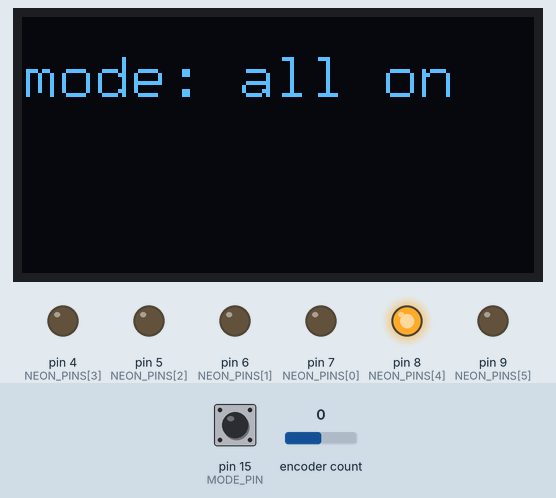
Recording of a sketch running on a simulated Arduino Uno, built with avr-gcc and run on an emulated ATmega328P. Parts: 128×64 one-colour display, output pins drawn as LEDs (lit = HIGH). Inputs (shaded band) come from the test bench; at power-on: pin 15 (MODE_PIN) HIGH, encoder count 0. EEPROM starts erased.

Above: at 1.2 s.
1.3 s: pin 15 (MODE_PIN) pulled LOW for 0.15 s
At 2.3 s:
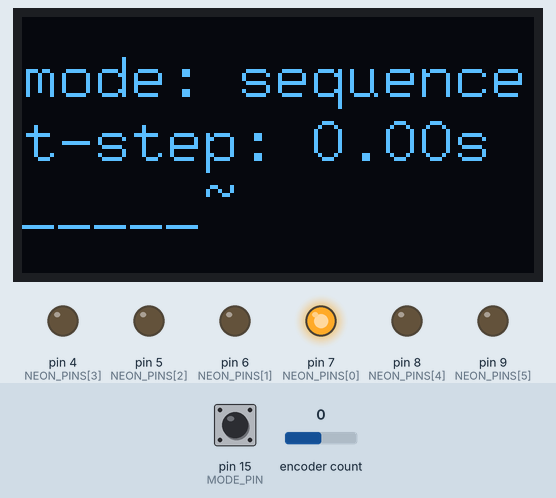
2.9 s: pin 15 (MODE_PIN) pulled LOW for 1 s
At 4.0 s:
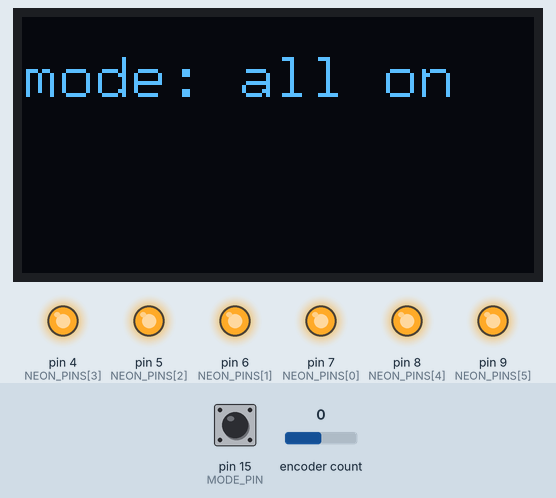
5.4 s: pin 15 (MODE_PIN) pulled LOW for 3.2 s
At 5.45 s:
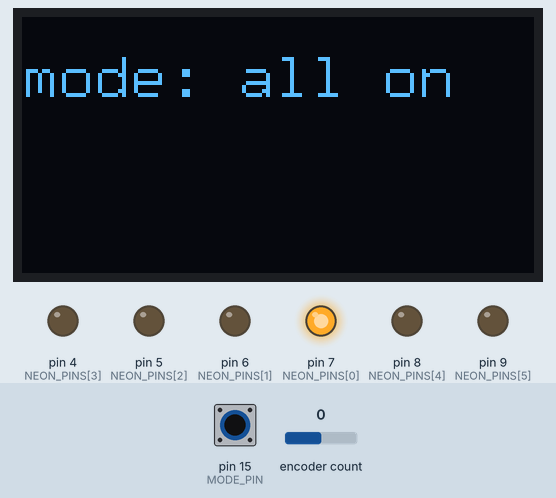
Timing chart, 0 to 8.4 s (numbered marks = the images above; inputs shaded):
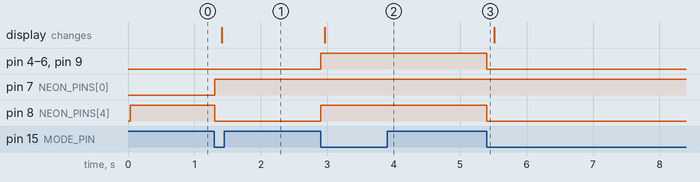

The sketch:

flicker.ino
```cpp
#include <Arduino.h>
#include <U8g2lib.h>
#include <Wire.h>
#include "RotaryEncoder.h"
#include <EEPROM.h>

#define SPEED_EEPROM_ADDRESS 0
#define MODE_EEPROM_ADDRESS 4

#define SEQUENCE_MAX_LENGTH 20
#define MAX_SEQUENCES 12
#define END_PATTERN 255


U8G2_SSD1306_128X64_NONAME_F_HW_I2C u8g2(U8G2_R0, /* reset=*/ U8X8_PIN_NONE);
RotaryEncoder encoder( 10, 16 );

#define NUM_NEONS 6
const uint8_t NEON_PINS[NUM_NEONS] = { 7, 6, 5, 4, 8, 9 };

typedef struct {
  uint8_t pattern;
  float duration;
} State;

typedef State Sequence[SEQUENCE_MAX_LENGTH];

#define NUM_SEQUENCES 1
const Sequence SEQUENCES[NUM_SEQUENCES] = {
///* asdf */ { { 1, 1.0f }, { 2, 1.0f }, { 3, 1.0f }, { END_PATTERN, 0.f }},
///* tw */ { { 10, 2.0f }, { 11, 3.0f }, { 12, 3.5f }, { END_PATTERN, 0.f }},
/* seq */ { { 1, 1.0f }, { 2, 1.0f }, { 4, 1.0f }, { 8, 1.0f }, { 16, 1.0f }, { 32, 1.0f }, { END_PATTERN, 0.f }},
///* ttt */ { { 1, 1.0f }, { 2, 1.0f }, { 4, 1.0f }, { END_PATTERN, 0.f }},
///* t2 */ { { 1, 1.0f }, { 58, 1.0f }, { 1, 1.0f }, { END_PATTERN, 0.f }},
};


/// output the current state on NEON_PINS
void display( const State *state ) {
  for ( uint8_t i = 0; i < NUM_NEONS; i++ ) {
     digitalWrite( NEON_PINS[i], state->pattern & (1 << i) );
  }
}

void turnOnAll() {
  for ( uint8_t i = 0; i < NUM_NEONS; i++ ) {
     digitalWrite( NEON_PINS[i], HIGH );
  }
}

/// Given a state find the next state in SEQUENCES
/// can be passed NULL which starts at returns first state
State* nextState( const State *state ) {
  static uint8_t sequenceCounter = 0;
  State *nextState = state + 1;

  if ( state == NULL ) {
    nextState = &SEQUENCES[0][0];
  } else if ( nextState->pattern == END_PATTERN ) {
    sequenceCounter = (sequenceCounter + 1) % NUM_SEQUENCES;
    nextState = &SEQUENCES[sequenceCounter][0];
  }

  return nextState;
}


State *currentState = NULL;
float lastChangeTime = 0.f;

#define MODE_PIN 15
#define SPEED_PIN A0

float speed = 1.0f;

enum mode_t { SEQUENCE, ALL_ON };
mode_t mode = SEQUENCE;

inline float mapf( float x, float in_min, float in_max, float out_min, float out_max ) {
  return (x - in_min) * (out_max - out_min) / (in_max - in_min) + out_min;
}

bool readSpeed() {

  encoder.tick();
  static int oldValue = 0;
  int value = encoder.getPosition();
  int diff = value - oldValue;
  oldValue = value;
  float newSpeed = constrain( speed + diff * 0.05f, 0.1f, 5.0f );
  if ( newSpeed != speed ) {
    EEPROM.put( SPEED_EEPROM_ADDRESS, newSpeed );
    speed = newSpeed;
  }
  return diff != 0;
}

bool readModeButton() {
  static long lastChange = 0;
  static uint8_t lastState = 9;
  long now = millis();
  uint8_t currentState = digitalRead( MODE_PIN );
  if ( currentState == LOW && currentState != lastState && now - lastChange > 400 ) {
    mode = mode == SEQUENCE ? ALL_ON : SEQUENCE;
    lastChange = now;
    EEPROM.put( MODE_EEPROM_ADDRESS, mode );
    return true;
  }
  lastState = currentState;
  return false;
}

void drawDisplay() {
  u8g2.clearBuffer();
  char str[25];

  sprintf( str, "mode: %s", mode == SEQUENCE ? "sequence" : "all on" );
  u8g2.drawStr( 0, 20, str );

  if ( mode == SEQUENCE ) {
    sprintf( str, "t-step: %d.%01d%01ds", (int)speed, (int)(speed * 10) % 10, (int)(speed * 100) % 10 );
    u8g2.drawStr( 0, 36, str );

    uint8_t s = currentState->pattern;
    sprintf( str, "%c%c%c%c%c%c", s & 0x20 ? '~' : '_', s & 0x10 ? '~' : '_', s & 0x08 ? '~' : '_', s & 0x04 ? '~' : '_', s & 0x02 ? '~' : '_', s & 0x01 ? '~' : '_' );
    u8g2.drawStr( 0, 52, str );
  }
  u8g2.sendBuffer();
}

void setup() {

  Serial.begin(115200);

  for ( uint8_t i = 0; i < NUM_NEONS; i++ ) {
    pinMode( NEON_PINS[i], OUTPUT );
  }

//  EEPROM.put( SPEED_EEPROM_ADDRESS, 1.0f );

  EEPROM.get( SPEED_EEPROM_ADDRESS, speed );
  EEPROM.get( MODE_EEPROM_ADDRESS, mode );

  if ( mode == SEQUENCE ) {
    currentState = nextState( NULL );
    display( currentState );
  }

  u8g2.begin();
  u8g2.setFont( u8g2_font_9x15_mr );

  PORTB |= (1 << PB0);

  pinMode( SPEED_PIN, INPUT );
  pinMode( MODE_PIN, INPUT_PULLUP );

  drawDisplay();
}

void loop() {

  bool changed = false;
  float timeNow = millis() * 0.001f;

  bool speedChanged = readSpeed();
  bool modeChanged = readModeButton();

  if ( modeChanged && mode == SEQUENCE ) {
    currentState = nextState( NULL );
    display( currentState );
  }

  switch ( mode ) {
    case SEQUENCE:
    {
      if ( timeNow - lastChangeTime >= currentState->duration * speed ) {
        currentState = nextState( currentState );
        display( currentState );
        lastChangeTime = timeNow;
        changed = true;
      }
    }
      break;
    case ALL_ON:
    {
      turnOnAll();
    }
      break;
  }


  static float lastDisplayUpdate = 0.f;
  if ( timeNow - lastDisplayUpdate > 0.2f ) {
    if ( changed || speedChanged || modeChanged ) {
      drawDisplay();
      lastDisplayUpdate = timeNow;
    }
  }

//  Serial.println( speed );
//  delay( 25 );
}
```

Measured:
- after the input at 1.3 s, pin 7 (NEON_PINS[0]): LOW → HIGH at once; pin 8 (NEON_PINS[4]): HIGH → LOW at once; the display: changes after 0.11 s (image 1)
- after the input at 2.9 s, pin 4 (NEON_PINS[3]), pin 5 (NEON_PINS[2]), pin 6 (NEON_PINS[1]), pin 8 (NEON_PINS[4]), pin 9 (NEON_PINS[5]): LOW → HIGH at once; the display: changes after 0.06 s (image 2)
- after the input at 5.4 s, pin 4 (NEON_PINS[3]), pin 5 (NEON_PINS[2]), pin 6 (NEON_PINS[1]), pin 8 (NEON_PINS[4]), pin 9 (NEON_PINS[5]): HIGH → LOW at once
